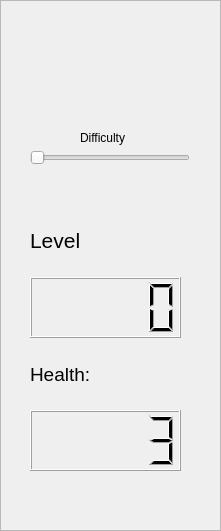
   <widget class="QFrame" name="frame_2">
    <property name="geometry">
     <rect>
      <x>10</x>
      <y>20</y>
      <width>221</width>
      <height>531</height>
     </rect>
    </property>
    <property name="frameShape">
     <enum>QFrame::StyledPanel</enum>
    </property>
    <property name="frameShadow">
     <enum>QFrame::Raised</enum>
    </property>
    <widget class="QSlider" name="difficulty_slider">
     <property name="geometry">
      <rect>
       <x>30</x>
       <y>150</y>
       <width>160</width>
       <height>16</height>
      </rect>
     </property>
     <property name="toolTip">
      <string>Increases Squares</string>
     </property>
     <property name="minimum">
      <number>1</number>
     </property>
     <property name="maximum">
      <number>4</number>
     </property>
     <property name="value">
      <number>1</number>
     </property>
     <property name="orientation">
      <enum>Qt::Horizontal</enum>
     </property>
     <property name="tickInterval">
      <number>1</number>
     </property>
    </widget>
    <widget class="QLabel" name="l_difficulty">
     <property name="geometry">
      <rect>
       <x>80</x>
       <y>130</y>
       <width>58</width>
       <height>15</height>
      </rect>
     </property>
     <property name="text">
      <string>Difficulty</string>
     </property>
    </widget>
    <widget class="QWidget" name="">
     <property name="geometry">
      <rect>
       <x>30</x>
       <y>210</y>
       <width>151</width>
       <height>261</height>
      </rect>
     </property>
     <layout class="QVBoxLayout" name="verticalLayout">
      <item>
       <widget class="QLabel" name="l_score">
        <property name="font">
         <font>
          <pointsize>16</pointsize>
         </font>
        </property>
        <property name="text">
         <string>Level</string>
        </property>
       </widget>
      </item>
      <item>
       <widget class="QLCDNumber" name="score">
        <property name="palette">
         <palette>
          <active>
           <colorrole role="WindowText">
            <brush brushstyle="SolidPattern">
             <color alpha="255">
              <red>255</red>
              <green>255</green>
              <blue>255</blue>
             </color>
            </brush>
           </colorrole>
           <colorrole role="Button">
            <brush brushstyle="SolidPattern">
             <color alpha="255">
              <red>0</red>
              <green>0</green>
              <blue>0</blue>
             </color>
            </brush>
           </colorrole>
           <colorrole role="Light">
            <brush brushstyle="SolidPattern">
             <color alpha="255">
              <red>0</red>
              <green>0</green>
              <blue>0</blue>
             </color>
            </brush>
           </colorrole>
           <colorrole role="Midlight">
            <brush brushstyle="SolidPattern">
             <color alpha="255">
              <red>0</red>
              <green>0</green>
              <blue>0</blue>
             </color>
            </brush>
           </colorrole>
           <colorrole role="Dark">
            <brush brushstyle="SolidPattern">
             <color alpha="255">
              <red>0</red>
              <green>0</green>
              <blue>0</blue>
             </color>
            </brush>
           </colorrole>
           <colorrole role="Mid">
            <brush brushstyle="SolidPattern">
             <color alpha="255">
              <red>0</red>
              <green>0</green>
              <blue>0</blue>
             </color>
            </brush>
           </colorrole>
           <colorrole role="Text">
            <brush brushstyle="SolidPattern">
             <color alpha="255">
              <red>255</red>
              <green>255</green>
              <blue>255</blue>
             </color>
            </brush>
           </colorrole>
           <colorrole role="BrightText">
            <brush brushstyle="SolidPattern">
             <color alpha="255">
              <red>255</red>
              <green>255</green>
              <blue>255</blue>
             </color>
            </brush>
           </colorrole>
           <colorrole role="ButtonText">
            <brush brushstyle="SolidPattern">
             <color alpha="255">
              <red>255</red>
              <green>255</green>
              <blue>255</blue>
             </color>
            </brush>
           </colorrole>
           <colorrole role="Base">
            <brush brushstyle="SolidPattern">
             <color alpha="255">
              <red>0</red>
              <green>0</green>
              <blue>0</blue>
             </color>
            </brush>
           </colorrole>
           <colorrole role="Window">
            <brush brushstyle="SolidPattern">
             <color alpha="255">
              <red>0</red>
              <green>0</green>
              <blue>0</blue>
             </color>
            </brush>
           </colorrole>
           <colorrole role="Shadow">
            <brush brushstyle="SolidPattern">
             <color alpha="255">
              <red>0</red>
              <green>0</green>
              <blue>0</blue>
             </color>
            </brush>
           </colorrole>
           <colorrole role="AlternateBase">
            <brush brushstyle="SolidPattern">
             <color alpha="255">
              <red>0</red>
              <green>0</green>
              <blue>0</blue>
             </color>
            </brush>
           </colorrole>
           <colorrole role="ToolTipBase">
            <brush brushstyle="SolidPattern">
             <color alpha="255">
              <red>255</red>
              <green>255</green>
              <blue>220</blue>
             </color>
            </brush>
           </colorrole>
           <colorrole role="ToolTipText">
            <brush brushstyle="SolidPattern">
             <color alpha="255">
              <red>0</red>
              <green>0</green>
              <blue>0</blue>
             </color>
            </brush>
           </colorrole>
          </active>
          <inactive>
           <colorrole role="WindowText">
            <brush brushstyle="SolidPattern">
             <color alpha="255">
              <red>0</red>
              <green>0</green>
              <blue>0</blue>
             </color>
            </brush>
           </colorrole>
           <colorrole role="Button">
            <brush brushstyle="SolidPattern">
             <color alpha="255">
              <red>239</red>
              <green>239</green>
              <blue>239</blue>
             </color>
            </brush>
           </colorrole>
           <colorrole role="Light">
            <brush brushstyle="SolidPattern">
             <color alpha="255">
              <red>255</red>
              <green>255</green>
              <blue>255</blue>
             </color>
            </brush>
           </colorrole>
           <colorrole role="Midlight">
            <brush brushstyle="SolidPattern">
             <color alpha="255">
              <red>202</red>
              <green>202</green>
              <blue>202</blue>
             </color>
            </brush>
           </colorrole>
           <colorrole role="Dark">
            <brush brushstyle="SolidPattern">
             <color alpha="255">
              <red>159</red>
              <green>159</green>
              <blue>159</blue>
             </color>
            </brush>
           </colorrole>
           <colorrole role="Mid">
            <brush brushstyle="SolidPattern">
             <color alpha="255">
              <red>184</red>
              <green>184</green>
              <blue>184</blue>
             </color>
            </brush>
           </colorrole>
           <colorrole role="Text">
            <brush brushstyle="SolidPattern">
             <color alpha="255">
              <red>0</red>
              <green>0</green>
              <blue>0</blue>
             </color>
            </brush>
           </colorrole>
           <colorrole role="BrightText">
            <brush brushstyle="SolidPattern">
             <color alpha="255">
              <red>255</red>
              <green>255</green>
              <blue>255</blue>
             </color>
            </brush>
           </colorrole>
           <colorrole role="ButtonText">
            <brush brushstyle="SolidPattern">
             <color alpha="255">
              <red>0</red>
              <green>0</green>
              <blue>0</blue>
             </color>
            </brush>
           </colorrole>
           <colorrole role="Base">
            <brush brushstyle="SolidPattern">
             <color alpha="255">
              <red>255</red>
              <green>255</green>
              <blue>255</blue>
             </color>
            </brush>
           </colorrole>
           <colorrole role="Window">
            <brush brushstyle="SolidPattern">
             <color alpha="255">
              <red>239</red>
              <green>239</green>
              <blue>239</blue>
             </color>
            </brush>
           </colorrole>
           <colorrole role="Shadow">
            <brush brushstyle="SolidPattern">
             <color alpha="255">
              <red>118</red>
              <green>118</green>
              <blue>118</blue>
             </color>
            </brush>
           </colorrole>
           <colorrole role="AlternateBase">
            <brush brushstyle="SolidPattern">
             <color alpha="255">
              <red>247</red>
              <green>247</green>
              <blue>247</blue>
             </color>
            </brush>
           </colorrole>
           <colorrole role="ToolTipBase">
            <brush brushstyle="SolidPattern">
             <color alpha="255">
              <red>255</red>
              <green>255</green>
              <blue>220</blue>
             </color>
            </brush>
           </colorrole>
           <colorrole role="ToolTipText">
            <brush brushstyle="SolidPattern">
             <color alpha="255">
              <red>0</red>
              <green>0</green>
              <blue>0</blue>
             </color>
            </brush>
           </colorrole>
          </inactive>
          <disabled>
           <colorrole role="WindowText">
            <brush brushstyle="SolidPattern">
             <color alpha="255">
              <red>0</red>
              <green>0</green>
              <blue>0</blue>
             </color>
            </brush>
           </colorrole>
           <colorrole role="Button">
            <brush brushstyle="SolidPattern">
             <color alpha="255">
              <red>0</red>
              <green>0</green>
              <blue>0</blue>
             </color>
            </brush>
           </colorrole>
           <colorrole role="Light">
            <brush brushstyle="SolidPattern">
             <color alpha="255">
              <red>0</red>
              <green>0</green>
              <blue>0</blue>
             </color>
            </brush>
           </colorrole>
           <colorrole role="Midlight">
            <brush brushstyle="SolidPattern">
             <color alpha="255">
              <red>0</red>
              <green>0</green>
              <blue>0</blue>
             </color>
            </brush>
           </colorrole>
           <colorrole role="Dark">
            <brush brushstyle="SolidPattern">
             <color alpha="255">
              <red>0</red>
              <green>0</green>
              <blue>0</blue>
             </color>
            </brush>
           </colorrole>
           <colorrole role="Mid">
            <brush brushstyle="SolidPattern">
             <color alpha="255">
              <red>0</red>
              <green>0</green>
              <blue>0</blue>
             </color>
            </brush>
           </colorrole>
           <colorrole role="Text">
            <brush brushstyle="SolidPattern">
             <color alpha="255">
              <red>0</red>
              <green>0</green>
              <blue>0</blue>
             </color>
            </brush>
           </colorrole>
           <colorrole role="BrightText">
            <brush brushstyle="SolidPattern">
             <color alpha="255">
              <red>255</red>
              <green>255</green>
              <blue>255</blue>
             </color>
            </brush>
           </colorrole>
           <colorrole role="ButtonText">
            <brush brushstyle="SolidPattern">
             <color alpha="255">
              <red>0</red>
              <green>0</green>
              <blue>0</blue>
             </color>
            </brush>
           </colorrole>
           <colorrole role="Base">
            <brush brushstyle="SolidPattern">
             <color alpha="255">
              <red>0</red>
              <green>0</green>
              <blue>0</blue>
             </color>
            </brush>
           </colorrole>
           <colorrole role="Window">
            <brush brushstyle="SolidPattern">
             <color alpha="255">
              <red>0</red>
              <green>0</green>
              <blue>0</blue>
             </color>
            </brush>
           </colorrole>
           <colorrole role="Shadow">
            <brush brushstyle="SolidPattern">
             <color alpha="255">
              <red>177</red>
              <green>177</green>
              <blue>177</blue>
             </color>
            </brush>
           </colorrole>
           <colorrole role="AlternateBase">
            <brush brushstyle="SolidPattern">
             <color alpha="255">
              <red>247</red>
              <green>247</green>
              <blue>247</blue>
             </color>
            </brush>
           </colorrole>
           <colorrole role="ToolTipBase">
            <brush brushstyle="SolidPattern">
             <color alpha="255">
              <red>255</red>
              <green>255</green>
              <blue>220</blue>
             </color>
            </brush>
           </colorrole>
           <colorrole role="ToolTipText">
            <brush brushstyle="SolidPattern">
             <color alpha="255">
              <red>0</red>
              <green>0</green>
              <blue>0</blue>
             </color>
            </brush>
           </colorrole>
          </disabled>
         </palette>
        </property>
        <property name="font">
         <font>
          <pointsize>16</pointsize>
         </font>
        </property>
       </widget>
      </item>
      <item>
       <widget class="QLabel" name="l_health">
        <property name="font">
         <font>
          <pointsize>14</pointsize>
         </font>
        </property>
        <property name="text">
         <string>Health:</string>
        </property>
       </widget>
      </item>
      <item>
       <widget class="QLCDNumber" name="health">
        <property name="palette">
         <palette>
          <active>
           <colorrole role="WindowText">
            <brush brushstyle="SolidPattern">
             <color alpha="255">
              <red>255</red>
              <green>255</green>
              <blue>255</blue>
             </color>
            </brush>
           </colorrole>
           <colorrole role="Button">
            <brush brushstyle="SolidPattern">
             <color alpha="255">
              <red>0</red>
              <green>0</green>
              <blue>0</blue>
             </color>
            </brush>
           </colorrole>
           <colorrole role="Light">
            <brush brushstyle="SolidPattern">
             <color alpha="255">
              <red>0</red>
              <green>0</green>
              <blue>0</blue>
             </color>
            </brush>
           </colorrole>
           <colorrole role="Midlight">
            <brush brushstyle="SolidPattern">
             <color alpha="255">
              <red>0</red>
              <green>0</green>
              <blue>0</blue>
             </color>
            </brush>
           </colorrole>
           <colorrole role="Dark">
            <brush brushstyle="SolidPattern">
             <color alpha="255">
              <red>0</red>
              <green>0</green>
              <blue>0</blue>
             </color>
            </brush>
           </colorrole>
           <colorrole role="Mid">
            <brush brushstyle="SolidPattern">
             <color alpha="255">
              <red>0</red>
              <green>0</green>
              <blue>0</blue>
             </color>
            </brush>
           </colorrole>
           <colorrole role="Text">
            <brush brushstyle="SolidPattern">
             <color alpha="255">
              <red>255</red>
              <green>255</green>
              <blue>255</blue>
             </color>
            </brush>
           </colorrole>
           <colorrole role="BrightText">
            <brush brushstyle="SolidPattern">
             <color alpha="255">
              <red>255</red>
              <green>255</green>
              <blue>255</blue>
             </color>
            </brush>
           </colorrole>
           <colorrole role="ButtonText">
            <brush brushstyle="SolidPattern">
             <color alpha="255">
              <red>255</red>
              <green>255</green>
              <blue>255</blue>
             </color>
            </brush>
           </colorrole>
           <colorrole role="Base">
            <brush brushstyle="SolidPattern">
             <color alpha="255">
              <red>0</red>
              <green>0</green>
              <blue>0</blue>
             </color>
            </brush>
           </colorrole>
           <colorrole role="Window">
            <brush brushstyle="SolidPattern">
             <color alpha="255">
              <red>0</red>
              <green>0</green>
              <blue>0</blue>
             </color>
            </brush>
           </colorrole>
           <colorrole role="Shadow">
            <brush brushstyle="SolidPattern">
             <color alpha="255">
              <red>0</red>
              <green>0</green>
              <blue>0</blue>
             </color>
            </brush>
           </colorrole>
           <colorrole role="AlternateBase">
            <brush brushstyle="SolidPattern">
             <color alpha="255">
              <red>0</red>
              <green>0</green>
              <blue>0</blue>
             </color>
            </brush>
           </colorrole>
           <colorrole role="ToolTipBase">
            <brush brushstyle="SolidPattern">
             <color alpha="255">
              <red>255</red>
              <green>255</green>
              <blue>220</blue>
             </color>
            </brush>
           </colorrole>
           <colorrole role="ToolTipText">
            <brush brushstyle="SolidPattern">
             <color alpha="255">
              <red>0</red>
              <green>0</green>
              <blue>0</blue>
             </color>
            </brush>
           </colorrole>
          </active>
          <inactive>
           <colorrole role="WindowText">
            <brush brushstyle="SolidPattern">
             <color alpha="255">
              <red>0</red>
              <green>0</green>
              <blue>0</blue>
             </color>
            </brush>
           </colorrole>
           <colorrole role="Button">
            <brush brushstyle="SolidPattern">
             <color alpha="255">
              <red>239</red>
              <green>239</green>
              <blue>239</blue>
             </color>
            </brush>
           </colorrole>
           <colorrole role="Light">
            <brush brushstyle="SolidPattern">
             <color alpha="255">
              <red>255</red>
              <green>255</green>
              <blue>255</blue>
             </color>
            </brush>
           </colorrole>
           <colorrole role="Midlight">
            <brush brushstyle="SolidPattern">
             <color alpha="255">
              <red>202</red>
              <green>202</green>
              <blue>202</blue>
             </color>
            </brush>
           </colorrole>
           <colorrole role="Dark">
            <brush brushstyle="SolidPattern">
             <color alpha="255">
              <red>159</red>
              <green>159</green>
              <blue>159</blue>
             </color>
            </brush>
           </colorrole>
           <colorrole role="Mid">
            <brush brushstyle="SolidPattern">
             <color alpha="255">
              <red>184</red>
              <green>184</green>
              <blue>184</blue>
             </color>
            </brush>
           </colorrole>
           <colorrole role="Text">
            <brush brushstyle="SolidPattern">
             <color alpha="255">
              <red>0</red>
              <green>0</green>
              <blue>0</blue>
             </color>
            </brush>
           </colorrole>
           <colorrole role="BrightText">
            <brush brushstyle="SolidPattern">
             <color alpha="255">
              <red>255</red>
              <green>255</green>
              <blue>255</blue>
             </color>
            </brush>
           </colorrole>
           <colorrole role="ButtonText">
            <brush brushstyle="SolidPattern">
             <color alpha="255">
              <red>0</red>
              <green>0</green>
              <blue>0</blue>
             </color>
            </brush>
           </colorrole>
           <colorrole role="Base">
            <brush brushstyle="SolidPattern">
             <color alpha="255">
              <red>255</red>
              <green>255</green>
              <blue>255</blue>
             </color>
            </brush>
           </colorrole>
           <colorrole role="Window">
            <brush brushstyle="SolidPattern">
             <color alpha="255">
              <red>239</red>
              <green>239</green>
              <blue>239</blue>
             </color>
            </brush>
           </colorrole>
           <colorrole role="Shadow">
            <brush brushstyle="SolidPattern">
             <color alpha="255">
              <red>118</red>
              <green>118</green>
              <blue>118</blue>
             </color>
            </brush>
           </colorrole>
           <colorrole role="AlternateBase">
            <brush brushstyle="SolidPattern">
             <color alpha="255">
              <red>247</red>
              <green>247</green>
              <blue>247</blue>
             </color>
            </brush>
           </colorrole>
           <colorrole role="ToolTipBase">
            <brush brushstyle="SolidPattern">
             <color alpha="255">
              <red>255</red>
              <green>255</green>
              <blue>220</blue>
             </color>
            </brush>
           </colorrole>
           <colorrole role="ToolTipText">
            <brush brushstyle="SolidPattern">
             <color alpha="255">
              <red>0</red>
              <green>0</green>
              <blue>0</blue>
             </color>
            </brush>
           </colorrole>
          </inactive>
          <disabled>
           <colorrole role="WindowText">
            <brush brushstyle="SolidPattern">
             <color alpha="255">
              <red>0</red>
              <green>0</green>
              <blue>0</blue>
             </color>
            </brush>
           </colorrole>
           <colorrole role="Button">
            <brush brushstyle="SolidPattern">
             <color alpha="255">
              <red>0</red>
              <green>0</green>
              <blue>0</blue>
             </color>
            </brush>
           </colorrole>
           <colorrole role="Light">
            <brush brushstyle="SolidPattern">
             <color alpha="255">
              <red>0</red>
              <green>0</green>
              <blue>0</blue>
             </color>
            </brush>
           </colorrole>
           <colorrole role="Midlight">
            <brush brushstyle="SolidPattern">
             <color alpha="255">
              <red>0</red>
              <green>0</green>
              <blue>0</blue>
             </color>
            </brush>
           </colorrole>
           <colorrole role="Dark">
            <brush brushstyle="SolidPattern">
             <color alpha="255">
              <red>0</red>
              <green>0</green>
              <blue>0</blue>
             </color>
            </brush>
           </colorrole>
           <colorrole role="Mid">
            <brush brushstyle="SolidPattern">
             <color alpha="255">
              <red>0</red>
              <green>0</green>
              <blue>0</blue>
             </color>
            </brush>
           </colorrole>
           <colorrole role="Text">
            <brush brushstyle="SolidPattern">
             <color alpha="255">
              <red>0</red>
              <green>0</green>
              <blue>0</blue>
             </color>
            </brush>
           </colorrole>
           <colorrole role="BrightText">
            <brush brushstyle="SolidPattern">
             <color alpha="255">
              <red>255</red>
              <green>255</green>
              <blue>255</blue>
             </color>
            </brush>
           </colorrole>
           <colorrole role="ButtonText">
            <brush brushstyle="SolidPattern">
             <color alpha="255">
              <red>0</red>
              <green>0</green>
              <blue>0</blue>
             </color>
            </brush>
           </colorrole>
           <colorrole role="Base">
            <brush brushstyle="SolidPattern">
             <color alpha="255">
              <red>0</red>
              <green>0</green>
              <blue>0</blue>
             </color>
            </brush>
           </colorrole>
           <colorrole role="Window">
            <brush brushstyle="SolidPattern">
             <color alpha="255">
              <red>0</red>
              <green>0</green>
              <blue>0</blue>
             </color>
            </brush>
           </colorrole>
           <colorrole role="Shadow">
            <brush brushstyle="SolidPattern">
             <color alpha="255">
              <red>177</red>
              <green>177</green>
              <blue>177</blue>
             </color>
            </brush>
           </colorrole>
           <colorrole role="AlternateBase">
            <brush brushstyle="SolidPattern">
             <color alpha="255">
              <red>247</red>
              <green>247</green>
              <blue>247</blue>
             </color>
            </brush>
           </colorrole>
           <colorrole role="ToolTipBase">
            <brush brushstyle="SolidPattern">
             <color alpha="255">
              <red>255</red>
              <green>255</green>
              <blue>220</blue>
             </color>
            </brush>
           </colorrole>
           <colorrole role="ToolTipText">
            <brush brushstyle="SolidPattern">
             <color alpha="255">
              <red>0</red>
              <green>0</green>
              <blue>0</blue>
             </color>
            </brush>
           </colorrole>
          </disabled>
         </palette>
        </property>
        <property name="intValue" stdset="0">
         <number>3</number>
        </property>
       </widget>
      </item>
     </layout>
    </widget>
   </widget>
